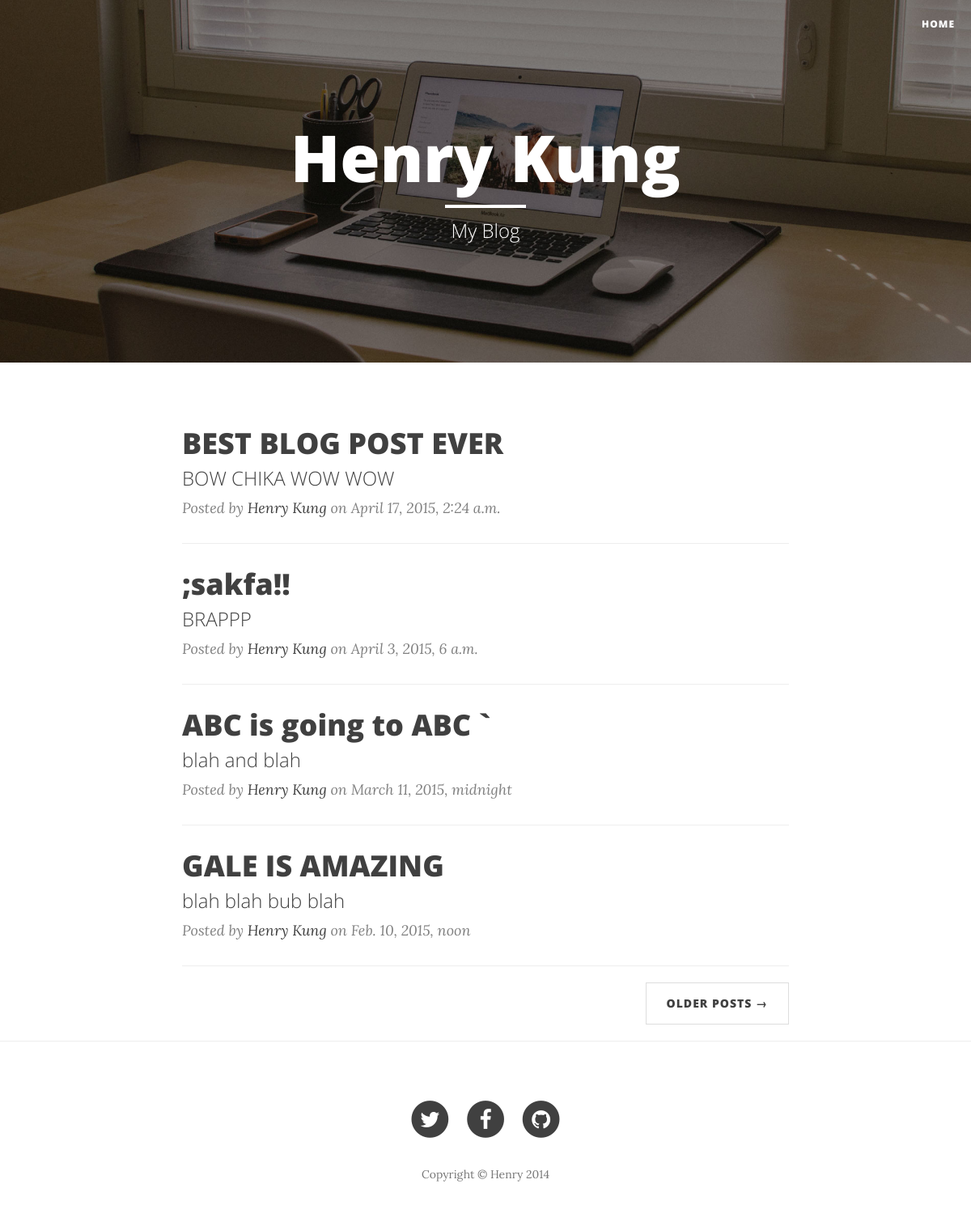
Screenshot of /blog/ with the database file from the repository.
### blog/models.py (models this page shows)
class blogposts(models.Model):
    Title = models.CharField(max_length=200)
    Pub_date = models.DateTimeField('date published')
    Description = models.CharField(max_length=200)
    Text_link = models.CharField(max_length=200)

### blog/views.py (the view)
def index(request):
    try:
        blog_list = blogposts.objects.order_by('-Pub_date')
    except blogposts.DoesNotExists:
        raise CommandError('blogposts does not exists')
        logger.error('Attempting to access blogposts. Error: blogposts database does not exists')
    template = loader.get_template('blog/index.html')
    context = RequestContext(request, {
        'blog_list' : blog_list
    })
    return HttpResponse(template.render(context))

### blog/templates/blog/index.html (shortened to what this page needs)
<!DOCTYPE html>
<html lang="en">
<head>
    {% load staticfiles %}
    <link href="{% static 'blog/CSS/bootstrap.min.css' %}" rel="stylesheet">
    <link href="{% static 'blog/CSS/clean-blog.min.css' %}" rel="stylesheet">
    <link href="http://maxcdn.bootstrapcdn.com/font-awesome/4.1.0/css/font-awesome.min.css" rel="stylesheet" type="text/css">
</head>
<body>
    <nav class="navbar navbar-default navbar-custom navbar-fixed-top">
        <div class="container-fluid">
            <div class="collapse navbar-collapse" id="bs-example-navbar-collapse-1">
                <ul class="nav navbar-nav navbar-right">
                    <li>
                        <a href="#">Home</a>
                    </li>
                </ul>
            </div>
        </div>
    </nav>
    <header class="intro-header" style="background-image: url('../../static/blog/image/home_bg.jpg')">
        	<div class="container">
            		<div class="row">
                		<div class="col-lg-8 col-lg-offset-2 col-md-10 col-md-offset-1">
                    			<div class="site-heading">
                        			<h1>Henry Kung</h1>
                        			<hr class="small">
                        			<span class="subheading">My Blog </span>
                    			</div>
                		</div>
            		</div>
        	</div>
    </header>
    <div class="container">
        <div class="row">
            <div class="col-lg-8 col-lg-offset-2 col-md-10 col-md-offset-1">
		{% if blog_list%}
		{% for blog in blog_list %}
                <div class="post-preview">
			<a href="{% url 'detail' blog.id %}">
                        <h2 class="post-title">
				{{ blog.Title }}
                        </h2>
                        <h3 class="post-subtitle">
				{{ blog.Description }}
                        </h3>
                    </a>
		    <p class="post-meta">Posted by <a href="hkung.me"> Henry Kung</a> on {{ blog.Pub_date }}</p>
                </div>
                <hr>
		{% endfor %}
		{% endif %}
                <ul class="pager">
                    <li class="next">
                        <a href="#">Older Posts &rarr;</a>
                    </li>
                </ul>
            </div>
        </div>
    </div>
    <hr>
    <footer>
        <div class="container">
            <div class="row">
                <div class="col-lg-8 col-lg-offset-2 col-md-10 col-md-offset-1">
                    <ul class="list-inline text-center">
                        <li>
                            <a href="#">
                                <span class="fa-stack fa-lg">
                                    <i class="fa fa-circle fa-stack-2x"></i>
                                    <i class="fa fa-twitter fa-stack-1x fa-inverse"></i>
                                </span>
                            </a>
                        </li>
                        <li>
                            <a href="#">
                                <span class="fa-stack fa-lg">
                                    <i class="fa fa-circle fa-stack-2x"></i>
                                    <i class="fa fa-facebook fa-stack-1x fa-inverse"></i>
                                </span>
                            </a>
                        </li>
                        <li>
                            <a href="#">
                                <span class="fa-stack fa-lg">
                                    <i class="fa fa-circle fa-stack-2x"></i>
                                    <i class="fa fa-github fa-stack-1x fa-inverse"></i>
                                </span>
                            </a>
                        </li>
                    </ul>
                    <p class="copyright text-muted">Copyright &copy; Henry 2014</p>
                </div>
            </div>
        </div>
    </footer>
</body>
</html>

### rows the page displays
blogposts: Title "BEST BLOG POST EVER", Description "BOW CHIKA WOW WOW", Pub_date "April 17, 2015, 2:24 a.m."
blogposts: Title ";sakfa!!", Description "BRAPPP", Pub_date "April 3, 2015, 6 a.m."
blogposts: Title "ABC is going to ABC `", Description "blah and blah", Pub_date "March 11, 2015, midnight"
blogposts: Title "GALE IS AMAZING", Description "blah blah bub blah", Pub_date "Feb. 10, 2015, noon"
